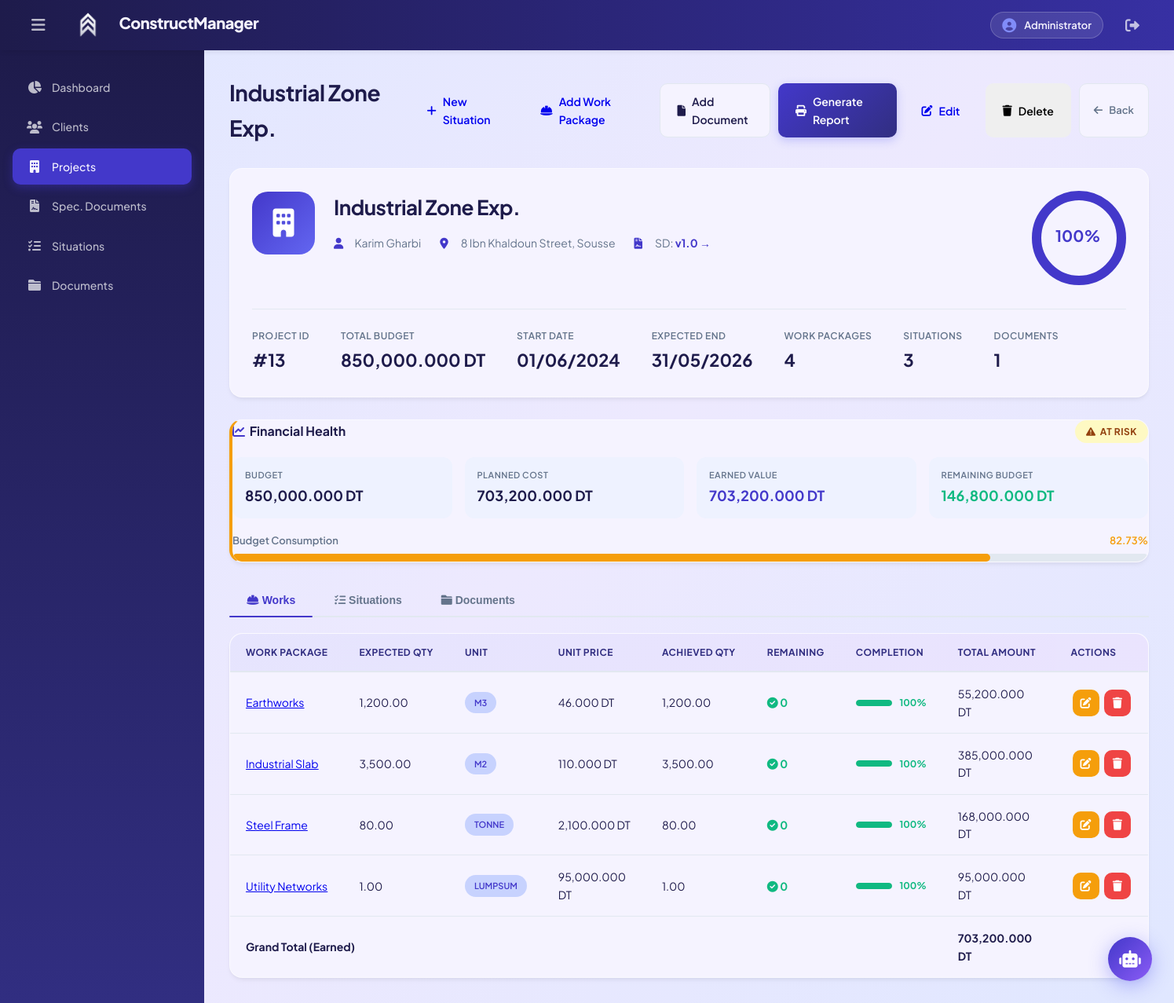
The app's page /index.php?controller=project&action=view&id=13 (signed in) with its own data.
### tables this page shows
CREATE TABLE Project (
    Project_id INT NOT NULL,
    Client_id INT NOT NULL,
    SD_id INT,
    Project_name VARCHAR(20),
    Budget DECIMAL(10,3),
    Project_start_date DATE,
    Project_expected_end_date DATE,
    PRIMARY KEY (Project_id),
    FOREIGN KEY (Client_id) REFERENCES Client(Client_id),
    FOREIGN KEY (SD_id) REFERENCES SD(SD_id)
);

CREATE TABLE Client (
    Client_id INT NOT NULL,
    First_name VARCHAR(20),
    Last_name VARCHAR(20),
    Address VARCHAR(30),
    PRIMARY KEY (Client_id)
);

CREATE TABLE SD (
    SD_id INT NOT NULL,
    date_creation DATE,
    Version VARCHAR(20),
    PRIMARY KEY (SD_id)
);

CREATE TABLE Work_P (
    WorkP_id INT NOT NULL,
    SD_id INT NOT NULL,
    WorkP_name VARCHAR(20),
    Expected_quantity INT,
    Measurment_unit VARCHAR(10),
    Unit_price DECIMAL(10,3),
    PRIMARY KEY (WorkP_id),
    FOREIGN KEY (SD_id) REFERENCES SD(SD_id)
);

### views/project-details.php (the view, shortened to what the rows shown need)
<?php
require_once 'views/layout/header.php';
require_once 'views/layout/sidebar.php';
?>
<div class="page-container">
    <div class="page-header">
        <div>
            <h2><?php echo htmlspecialchars($project['Project_name']); ?></h2>
        </div>
        <div class="header-actions">
            <a href="index.php?controller=situation&action=create&project_id=<?php echo $project['Project_id']; ?>" class="btn btn-success">
                <i class="fas fa-plus"></i> New Situation
            </a>
            <a href="index.php?controller=work&action=create&project_id=<?php echo $project['Project_id']; ?>" class="btn btn-info">
                <i class="fas fa-hard-hat"></i> Add Work Package
            </a>
            <a href="index.php?controller=document&action=create&project_id=<?php echo $project['Project_id']; ?>" class="btn btn-secondary">
                <i class="fas fa-file"></i> Add Document
            </a>
            <a href="index.php?controller=project&action=report&id=<?php echo $project['Project_id']; ?>"
               class="btn btn-primary" target="_blank" title="Generate printable report">
                <i class="fas fa-print"></i> Generate Report
            </a>
            <a href="index.php?controller=project&action=edit&id=<?php echo $project['Project_id']; ?>" class="btn btn-warning">
                <i class="fas fa-edit"></i> Edit
            </a>
            <button onclick="confirmDelete(<?php echo $project['Project_id']; ?>, '<?php echo htmlspecialchars(addslashes($project['Project_name'])); ?>')"
                    class="btn btn-danger">
                <i class="fas fa-trash"></i> Delete
            </button>
            <a href="index.php?controller=project&action=index" class="btn-back">
                <i class="fas fa-arrow-left"></i> Back
            </a>
        </div>
    </div>
    <div class="detail-card">
        <div class="detail-header">
            <div style="display:flex;align-items:center;gap:24px;flex:1">
                <div style="width:80px;height:80px;background:linear-gradient(135deg,var(--primary),var(--secondary));border-radius:20px;display:flex;align-items:center;justify-content:center;font-size:36px;color:white;">
                    <i class="fas fa-building"></i>
                </div>
                <div class="project-info">
                    <h3><?php echo htmlspecialchars($project['Project_name']); ?></h3>
                    <div class="project-meta">
                        <p><i class="fas fa-user"></i> <?php echo htmlspecialchars($project['First_name'] . ' ' . $project['Last_name']); ?></p>
                        <p><i class="fas fa-map-marker-alt"></i> <?php echo htmlspecialchars($project['Address']); ?></p>
                        <p><i class="fas fa-file-contract"></i> SD:
                            <a href="index.php?controller=sd&action=view&id=<?php echo $project['SD_id']; ?>"
                               style="color:var(--primary);font-weight:700;text-decoration:none">
                               <?php echo htmlspecialchars($project['Version']); ?> →
                            </a>
                        </p>
                    </div>
                </div>
            </div>
            <div class="project-progress-large">
                <div class="progress-circle">
                    <svg width="120" height="120">
                        <circle cx="60" cy="60" r="54" fill="none" stroke="var(--gray-lighter)" stroke-width="12"/>
                        <circle cx="60" cy="60" r="54" fill="none" stroke="var(--primary)" stroke-width="12"
                                stroke-dasharray="339.292"
                                stroke-dashoffset="<?php echo 339.292 * (1 - $progress/100); ?>"
                                transform="rotate(-90 60 60)"/>
                        <text x="30" y="65" text-anchor="start" font-size="20" font-weight="bold" fill="var(--primary)">
                            <?php echo $progress; ?>%
                        </text>
                    </svg>
                </div>
            </div>
        </div>
        <div class="detail-stats">
            <div class="stat-item"><span class="stat-label">Project ID</span><span class="stat-value">#<?php echo $project['Project_id']; ?></span></div>
            <div class="stat-item"><span class="stat-label">Total Budget</span><span class="stat-value"><?php echo number_format($project['Budget'], 3); ?> DT</span></div>
            <div class="stat-item"><span class="stat-label">Start Date</span><span class="stat-value"><?php echo date('d/m/Y', strtotime($project['Project_start_date'])); ?></span></div>
            <div class="stat-item"><span class="stat-label">Expected End</span><span class="stat-value"><?php echo date('d/m/Y', strtotime($project['Project_expected_end_date'])); ?></span></div>
            <div class="stat-item"><span class="stat-label">Work Packages</span><span class="stat-value"><?php echo count($works); ?></span></div>
            <div class="stat-item"><span class="stat-label">Situations</span><span class="stat-value"><?php echo count($situations); ?></span></div>
            <div class="stat-item"><span class="stat-label">Documents</span><span class="stat-value"><?php echo count($documents); ?></span></div>
        </div>
    </div>
    <?php
    $fin        = $financial;
    $cons       = (float)$fin['consumption'];
    $bar_color  = $cons < 60 ? 'var(--success)' : ($cons < 90 ? 'var(--warning)' : 'var(--danger)');
    $badge_bg   = $cons < 60 ? '#dcfce7' : ($cons < 90 ? '#fef9c3' : '#fee2e2');
    $badge_txt  = $cons < 60 ? 'var(--success)' : ($cons < 90 ? '#92400e' : 'var(--danger)');
    $status_icon= $cons < 60 ? 'fa-circle-check' : ($cons < 90 ? 'fa-triangle-exclamation' : 'fa-circle-xmark');
    ?>
    <div class="content-card" style="margin-top:20px;border-left:4px solid <?php echo $bar_color; ?>">
        <div style="display:flex;align-items:center;justify-content:space-between;flex-wrap:wrap;gap:12px;margin-bottom:18px">
            <h3 style="margin:0;font-size:16px;font-weight:700;color:var(--dark)">
                <i class="fas fa-chart-line" style="color:var(--primary)"></i>&nbsp; Financial Health
            </h3>
            <span style="background:<?php echo $badge_bg; ?>;color:<?php echo $badge_txt; ?>;padding:5px 14px;border-radius:20px;font-size:12px;font-weight:700;letter-spacing:.5px">
                <i class="fas <?php echo $status_icon; ?>"></i>&nbsp; <?php echo $fin['status']; ?>
            </span>
        </div>
        <div style="display:grid;grid-template-columns:repeat(auto-fit,minmax(160px,1fr));gap:16px;margin-bottom:18px">
            <div style="background:var(--light);border-radius:12px;padding:14px 16px">
                <div style="font-size:11px;color:var(--gray);font-weight:600;text-transform:uppercase;letter-spacing:.5px">Budget</div>
                <div style="font-size:18px;font-weight:700;color:var(--dark);margin-top:4px"><?php echo number_format($fin['budget'],3); ?> DT</div>
            </div>
            <div style="background:var(--light);border-radius:12px;padding:14px 16px">
                <div style="font-size:11px;color:var(--gray);font-weight:600;text-transform:uppercase;letter-spacing:.5px">Planned Cost</div>
                <div style="font-size:18px;font-weight:700;color:var(--dark);margin-top:4px"><?php echo number_format($fin['planned_cost'],3); ?> DT</div>
            </div>
            <div style="background:var(--light);border-radius:12px;padding:14px 16px">
                <div style="font-size:11px;color:var(--gray);font-weight:600;text-transform:uppercase;letter-spacing:.5px">Earned Value</div>
                <div style="font-size:18px;font-weight:700;color:var(--primary);margin-top:4px"><?php echo number_format($fin['earned_value'],3); ?> DT</div>
            </div>
            <div style="background:var(--light);border-radius:12px;padding:14px 16px">
                <div style="font-size:11px;color:var(--gray);font-weight:600;text-transform:uppercase;letter-spacing:.5px">Remaining Budget</div>
                <div style="font-size:18px;font-weight:700;color:<?php echo $fin['remaining'] < 0 ? 'var(--danger)' : 'var(--success)'; ?>;margin-top:4px">
                    <?php echo number_format($fin['remaining'],3); ?> DT
                </div>
            </div>
        </div>
        <div>
            <div style="display:flex;justify-content:space-between;margin-bottom:6px;font-size:13px;font-weight:600">
                <span style="color:var(--gray)">Budget Consumption</span>
                <span style="color:<?php echo $bar_color; ?>"><?php echo $cons; ?>%</span>
            </div>
            <div style="background:var(--gray-lighter);border-radius:99px;height:10px;overflow:hidden">
                <div style="width:<?php echo min($cons,100); ?>%;background:<?php echo $bar_color; ?>;height:100%;border-radius:99px;transition:width .6s ease"></div>
            </div>
        </div>
    </div>
    <div class="tabs-container">
        <div class="tabs">
            <button class="tab-btn active" onclick="showTab('works',this)"><i class="fas fa-hard-hat"></i> Works</button>
            <button class="tab-btn" onclick="showTab('situations',this)"><i class="fas fa-tasks"></i> Situations</button>
            <button class="tab-btn" onclick="showTab('documents',this)"><i class="fas fa-folder"></i> Documents</button>
        </div>
        <div id="works" class="tab-content active">
            <div class="content-card">
                <div class="table-responsive">
                    <table class="data-table">
                        <thead>
                            <tr>
                                <th>Work Package</th>
                                <th>Expected Qty</th>
                                <th>Unit</th>
                                <th>Unit Price</th>
                                <th>Achieved Qty</th>
                                <th>Remaining</th>
                                <th>Completion</th>
                                <th>Total Amount</th>
                                <th>Actions</th>
                            </tr>
                        </thead>
                        <tbody>
                            <?php
                            $total_amount = 0;
                            foreach($works as $work):
                                $pct        = min((float)$work['completion_rate'], 100);
                                $line_total = $work['total_achieved'] * $work['Unit_price'];
                                $total_amount += $line_total;
                                $remaining_qty = max(0, $work['Expected_quantity'] - $work['total_achieved']);
                                if ($pct >= 75)      $bar_col = 'var(--success)';
                                elseif ($pct >= 30)  $bar_col = 'var(--warning)';
                                else                 $bar_col = 'var(--danger)';
                                $rem_color = $remaining_qty == 0 ? 'var(--success)' : 'var(--danger)';
                            ?>
                            <tr>
                                <td>
                                    <a href="index.php?controller=work&action=view&id=<?php echo $work['WorkP_id']; ?>" class="work-link">
                                        <?php echo htmlspecialchars($work['WorkP_name']); ?>
                                    </a>
                                </td>
                                <td><?php echo number_format($work['Expected_quantity'], 2); ?></td>
                                <td><span class="badge bg-primary-light"><?php echo htmlspecialchars($work['Measurment_unit']); ?></span></td>
                                <td><?php echo number_format($work['Unit_price'], 3); ?> DT</td>
                                <td><?php echo number_format($work['total_achieved'], 2); ?></td>
                                <td style="font-weight:700;color:<?php echo $rem_color; ?>">
                                    <?php echo $remaining_qty == 0
                                        ? '<i class="fas fa-check-circle"></i> 0'
                                        : number_format($remaining_qty, 2); ?>
                                </td>
                                <td style="min-width:130px">
                                    <div style="display:flex;align-items:center;gap:8px">
                                        <div style="flex:1;background:var(--gray-lighter);border-radius:99px;height:8px;overflow:hidden">
                                            <div style="width:<?php echo $pct; ?>%;background:<?php echo $bar_col; ?>;height:100%;border-radius:99px;transition:width .5s"></div>
                                        </div>
                                        <span style="font-size:12px;font-weight:700;color:<?php echo $bar_col; ?>;min-width:36px;text-align:right"><?php echo round($pct,1); ?>%</span>
                                    </div>
                                </td>
                                <td><?php echo number_format($line_total, 3); ?> DT</td>
                                <td class="actions-cell">
                                    <a href="index.php?controller=work&action=edit&id=<?php echo $work['WorkP_id']; ?>"
                                       class="btn-icon" title="Edit" style="background:var(--warning);color:white;">
                                        <i class="fas fa-edit"></i>
                                    </a>
                                    <a href="index.php?controller=work&action=delete&id=<?php echo $work['WorkP_id']; ?>"
                                       class="btn-icon" title="Delete" style="background:var(--danger);color:white;"
                                       onclick="return confirm('Delete this work package? This cannot be undone.')">
                                        <i class="fas fa-trash"></i>
                                    </a>
                                </td>
                            </tr>
                            <?php endforeach; ?>
                            <tr class="total-row">
                                <td colspan="7"><strong>Grand Total (Earned)</strong></td>
                                <td><strong><?php echo number_format($total_amount, 3); ?> DT</strong></td>
                                <td></td>
                            </tr>
                        </tbody>
                    </table>
                </div>
            </div>
        </div>
    </div>
</div>
<?php require_once 'views/layout/footer.php'; ?>

### records on screen
project: Project_name "Industrial Zone Exp.", Client.Last_name "Karim Gharbi", Client.Address "8 Ibn Khaldoun Street, Sousse", SD.Version "v1.0", Project_id "13", Budget "850,000.000", Project_start_date "01/06/2024", Project_expected_end_date "31/05/2026"
work_p: WorkP_name "Earthworks", Expected_quantity "1,200.00", Measurment_unit "M3", Unit_price "46.000", total_achieved "1,200.00", pct "100", line_total "55,200.000"
work_p: WorkP_name "Industrial Slab", Expected_quantity "3,500.00", Measurment_unit "M2", Unit_price "110.000", total_achieved "3,500.00", pct "100", line_total "385,000.000"
work_p: WorkP_name "Steel Frame", Expected_quantity "80.00", Measurment_unit "TONNE", Unit_price "2,100.000", total_achieved "80.00", pct "100", line_total "168,000.000"
work_p: WorkP_name "Utility Networks", Expected_quantity "1.00", Measurment_unit "LUMPSUM", Unit_price "95,000.000", total_achieved "1.00", pct "100", line_total "95,000.000"

### other values on screen
$progress "100"
count($works) "4"
count($situations) "3"
count($documents) "1"
$fin['status'] "AT RISK"
$fin['budget'] "850,000.000"
$fin['planned_cost'] "703,200.000"
$fin['earned_value'] "703,200.000"
$fin['remaining'] "146,800.000"
$cons "82.73"
$total_amount "703,200.000"
